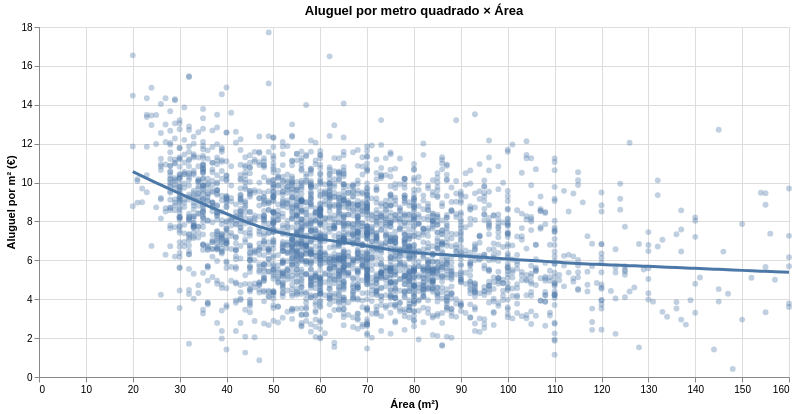

The code cell stored with this chart in its notebook:
### Markdown cell above
### Relação entre o preço por metro quadrado e a área dos imóveis

O valor de aluguel por metro quadrado permite analisar a relação entre o tamanho dos imóveis e seu custo relativo.

Essa análise é complementar à comparação entre aluguel mensal e área, pois imóveis maiores podem apresentar aluguéis totais mais elevados, mas isso não significa necessariamente que também possuam um preço por metro quadrado maior.

A investigação dessa relação pode ajudar a compreender melhor o comportamento dos preços e as diferenças entre imóveis de tamanhos distintos.

### Code cell
grafico_rentsqm = alt.Chart(rent99).mark_circle(
    size=35,
    opacity=0.35
).encode(
    x=alt.X("area:Q", title="Área (m²)"),
    y=alt.Y("rentsqm:Q", title="Aluguel por m² (€)"),
    tooltip=["area", "rentsqm"]
)

tendencia_rentsqm = alt.Chart(rent99).transform_loess(
    "area",
    "rentsqm",
    bandwidth=0.5
).mark_line(size=3).encode(
    x=alt.X("area:Q", title="Área (m²)"),
    y=alt.Y("rentsqm:Q", title="Aluguel por m² (€)")
)

(grafico_rentsqm + tendencia_rentsqm).properties(
    title="Aluguel por metro quadrado × Área",
    width=750,
    height=350
)

### Figure 1 — Vega-Lite specification as saved in the notebook (floating-point values rounded to 4 significant figures; data arrays with more than 128 entries replaced by an {"elided": "..."} marker saying what was removed)
{"config": {"view": {"continuousWidth": 300, "continuousHeight": 300}}, "layer": [{"mark": {"type": "circle", "opacity": 0.35, "size": 35}, "encoding": {"tooltip": [{"field": "area", "type": "quantitative"}, {"field": "rentsqm", "type": "quantitative"}], "x": {"field": "area", "title": "Área (m²)", "type": "quantitative"}, "y": {"field": "rentsqm", "title": "Aluguel por m² (€)", "type": "quantitative"}}}, {"mark": {"type": "line", "size": 3}, "encoding": {"x": {"field": "area", "title": "Área (m²)", "type": "quantitative"}, "y": {"field": "rentsqm", "title": "Aluguel por m² (€)", "type": "quantitative"}}, "transform": [{"loess": "rentsqm", "on": "area", "bandwidth": 0.5}]}], "data": {"name": "data-be4e656a5b99171abfe591832a34362e"}, "height": 350, "title": "Aluguel por metro quadrado × Área", "width": 750, "$schema": "https://vega.github.io/schema/vega-lite/v5.20.1.json", "datasets": {"data-be4e656a5b99171abfe591832a34362e": {"elided": "3082 records"}}}
